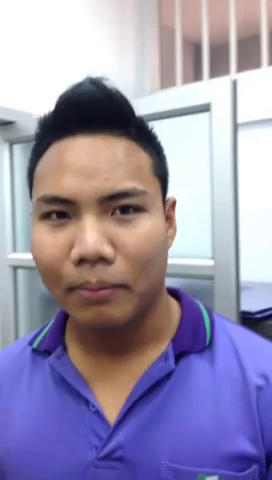
#> input picture frame 6 of laught.avi, 272 x 480 px
$ python test3.py
#> lines starting #> are read from the running program, lines starting #| are printed output that depends on the picture
import numpy as np
import cv2

cap = cv2.VideoCapture('laught.avi')

while(cap.isOpened()):
    ret, frame = cap.read()
#> frame is the input picture: shape (480, 272, 3); mean B, G, R 173.1, 147.4, 155.3

    gray = cv2.cvtColor(frame, cv2.COLOR_BGR2GRAY)
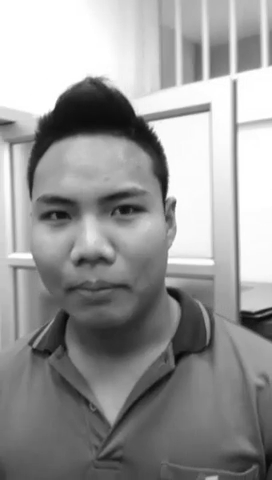
#> gray: shape (480, 272); min 6, max 255, mean 152.7

    cv2.imshow('frame',gray)
    if cv2.waitKey(1) & 0xFF == ord('q'):
#> (key q is pressed here)
        break

cap.release()
cv2.destroyAllWindows()

$ run again, starting later in the video
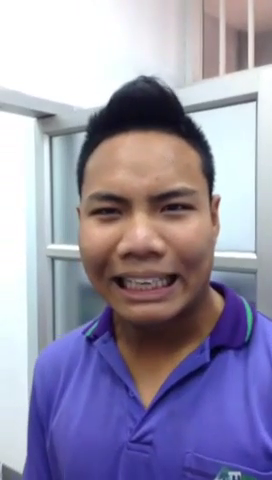
#> input picture frame 27 of laught.avi, 272 x 480 px
#> frame is the input picture: shape (480, 272, 3); mean B, G, R 169.9, 146.7, 152
#> `gray = cv2.cvtColor(frame, cv2.COLOR_BGR2GRAY)`:
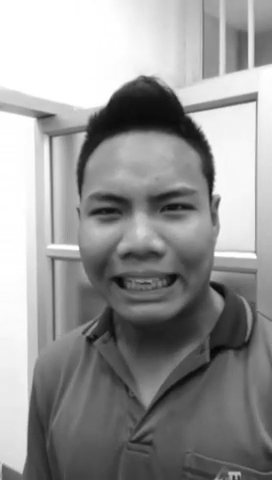
#> gray: shape (480, 272); min 3, max 255, mean 150.9

$ run again, starting later in the video
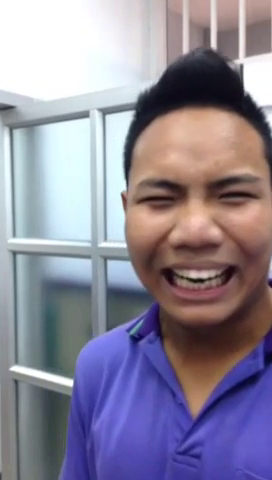
#> input picture frame 48 of laught.avi, 272 x 480 px
#> frame is the input picture: shape (480, 272, 3); mean B, G, R 153.7, 135.8, 142
#> `gray = cv2.cvtColor(frame, cv2.COLOR_BGR2GRAY)`:
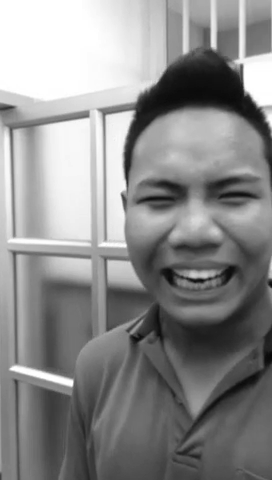
#> gray: shape (480, 272); min 7, max 255, mean 139.7
